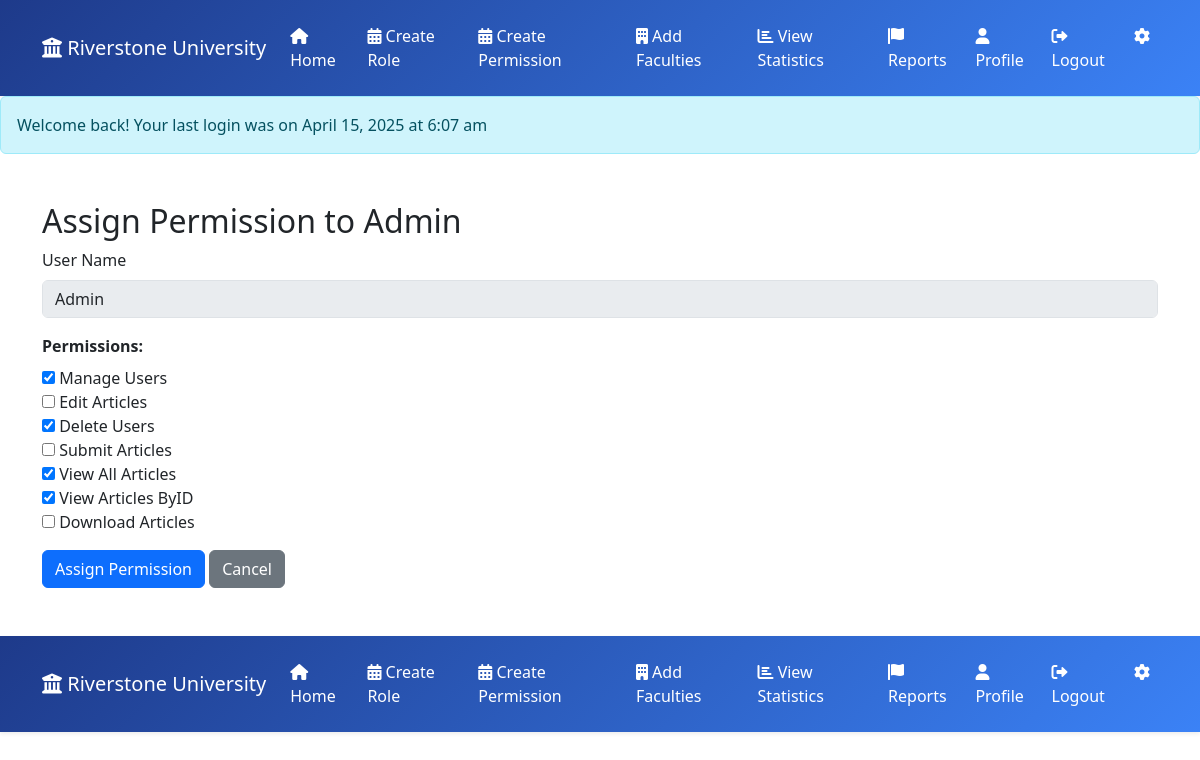
/src/Admin/design/assignpermission.php?id=1 (signed in), run on the app's committed database.
### tables this page shows
CREATE TABLE `roles` (
  `id` int(11) NOT NULL,
  `role_name` varchar(50) NOT NULL,
  `created_at` timestamp NOT NULL DEFAULT current_timestamp()
);

CREATE TABLE `permissions` (
  `id` int(11) NOT NULL,
  `permission_name` varchar(50) NOT NULL,
  `created_at` timestamp NOT NULL DEFAULT current_timestamp()
);

### _classes/Libs/Database/MySQL.php (called while the page is built, shortened)
<?php
class MySQL{
    private $dbhost;
    private $dbuser;
    private $dbpass;
    private $dbname;
    public function __construct(
        $dbhost="localhost",
        $dbuser="root",
        $dbpass="",
        $dbname="ewsd")
    {
        $this->dbhost=$dbhost;
        $this->dbuser=$dbuser;
        $this->dbpass=$dbpass;
        $this->dbname=$dbname;
    }
    public function connect(){
        try{
            $this->db=new PDO("mysql:dbhost=$this->dbhost;
            dbname=$this->dbname",
            $this->dbuser,
            $this->dbpass,
            [
                PDO::ATTR_ERRMODE => PDO::ERRMODE_EXCEPTION,
                PDO::ATTR_DEFAULT_FETCH_MODE => PDO::FETCH_OBJ,
            ]
            );
            return $this->db;
        }catch(PDOException $e){
            echo $e->getMessage();
            exit();
        }
    }
}

### _classes/Libs/Database/UsersTable.php (called while the page is built, shortened)
<?php
class UsersTable
{
    private $db;
    public function __construct(MySQL $mysql)
    {
        $this->db = $mysql->connect();
    }
    public function getrolebyId($id)
    {
        $statement = $this->db->prepare("SELECT * FROM roles WHERE id = :id");
        $statement->execute(['id' => $id]);
        return $statement->fetch(PDO::FETCH_OBJ);
    }
    public function allpermissions()
    {
        $statement = $this->db->query(
            "SELECT * from permissions"
        );
        return $statement->fetchAll();
    }
    public function getPermissionByRole($role_id)
    {
        $statement = $this->db->prepare("
            SELECT permissions.* FROM permissions
            JOIN role_permission ON permissions.id = role_permission.permission_id
            WHERE role_permission.role_id = :role_id
        ");
        $statement->execute(['role_id' => $role_id]);
        return $statement->fetchAll(PDO::FETCH_OBJ);
    }
}

### src/Admin/design/assignpermission.php (the view, shortened to what this page needs)
<?php
$role_id = $_POST['role_id'] ?? $_GET['id'] ?? null;
$table = new UsersTable(new MySQL);
$roles=$table->getrolebyId($role_id);
$permissions=$table->allpermissions();
$assigned_permissions = $table->getPermissionByRole($role_id);
$assigned_permission_ids = array_map(fn($p) => $p->id, $assigned_permissions);
?>
<!DOCTYPE html>
<html lang="en">
<head>
    <link rel="stylesheet" href="../../../css/bootstrap.min.css">
</head>
<body>
<?php include "header.php"; ?>
    <div class="container mt-5 mb-5">
        <h2>Assign Permission to <?= $roles->role_name ?></h2>
        <form method="POST" action="../code/assignpermission.php">
            <div class="mb-3">
                <label class="form-label">User Name</label>
                <input type="text" class="form-control" value="<?= htmlspecialchars($roles->role_name) ?>" disabled>
            </div>
            <div class="mb-3">
            <label class="form-label"><strong>Permissions:</strong></label>
                <br>
                <?php foreach ($permissions as $permission): ?>
                    <input type="checkbox" name="permissions[]" value="<?= $permission->id ?>"
                        <?= in_array($permission->id, $assigned_permission_ids) ? 'checked' : '' ?>
                    >
                    <?= htmlspecialchars($permission->permission_name) ?><br>
                <?php endforeach; ?>
            </div>
            <button type="submit" class="btn btn-primary">Assign Permission</button>
            <a href="role.php" class="btn btn-secondary">Cancel</a>
        </form>
    </div>
    <?php include "header.php"; ?>
</body>
</html>

### src/Admin/design/header.php (style rules this page uses)
:root { --primary-dark: #1e3a8a; --primary-light: #3b82f6; --accent: #facc15; --light-bg: #f8fafc; }

### data on the page
roles: role_name "Admin"
permissions: id "☑", permission_name "Manage Users"
permissions: permission_name "Edit Articles"
permissions: id "☑", permission_name "Delete Users"
permissions: permission_name "Submit Articles"
permissions: id "☑", permission_name "View All Articles"
permissions: id "☑", permission_name "View Articles ByID"
permissions: permission_name "Download Articles"

### other printed values
$_SESSION['login_message'] "Welcome back! Your last login was on April 15, 2025 at 6:07 am"
